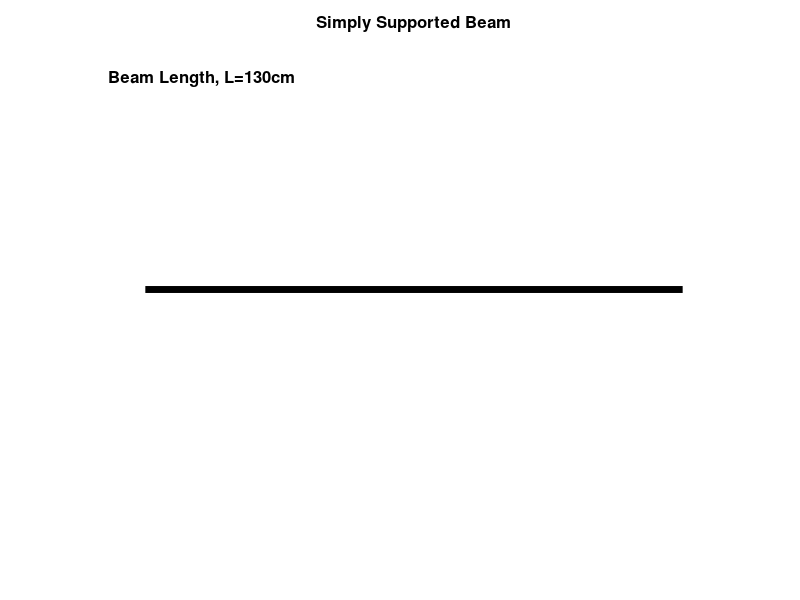

MATLAB code for this plot: (Note: this script raises an error after producing the figure.)
l=randi([10,20]);
L=l*10;

%Plotting the beam

y1=0;
y2=0;
x1=0;
x2=L;

a=plot([x1,x2],[y1,y2],'Color','black','linewidth',5);

hold on

axis([-10 L+10 -1.5 1.5]);

title('Simply Supported Beam','FontSize',12, 'FontWeight','bold');

axis off

%Indicating the beam length on the plot

L_unit=strcat('Beam Length, L= ',num2str(L),'cm');

text(-9,1.3, L_unit,'FontSize',12,'FontWeight','bold');

%Reaction Forces

arrow([0,-0.75],[0,0],'LineWidth',3)

text(-2,-0.85,'R1','Fontsize',12,'FontWeight','bold')

arrow([L,-0.75],[L,0],'LineWidth',3)

text(L-2,-0.85,'R2','Fontsize',12,'Fontweight','bold');

%Plotting point load

p=randi([3,l-3]);
P=p*10;
arrow([P,0.75],[P,0],'LineWidth',3)

%Labelling point load

w=randi([5,15]);
W=w*10;
W_label=strcat(num2str(W),'N');

text(P-5,0.85,W_label,'fontsize',12,'fontweight','bold')

%Labelling distances

d_label=strcat(num2str(P),'cm');

if P>=L/2
     
arrow([P/2,-0.1],[0,-0.1],'LineWidth',3);
arrow([P/2,-0.1],[P,-0.1],'LineWidth',3);

text(P/3,-0.2,d_label,'fontsize',12,'fontweight','bold');

else
    
    arrow([P+L/2,-0.1],[L,-0.1],'LineWidth',3);
    arrow([P+L/2,-0.1],[P,-0.1],'LineWidth',3);
    
  LP=L-P;
    
    text(P+(LP/3),-0.2,strcat(num2str(L-P),'cm'),'fontsize',12,'fontweight','bold');
    
end 

%Indicating level

rectangle('Position',[L-5*L/20+5,1.3,L/20,0.1],'Curvature',[1,1],'LineWidth',1.5,'FaceColor','y');
rectangle('Position',[L-4*L/20+5,1.3,L/20,0.1],'Curvature',[1,1],'LineWidth',1.5);
rectangle('Position',[L-3*L/20+5,1.3,L/20,0.1],'Curvature',[1,1],'LineWidth',1.5);
rectangle('Position',[L-2*L/20+5,1.3,L/20,0.1],'Curvature',[1,1],'LineWidth',1.5);
rectangle('Position',[L-L/20+5,1.3,L/20,0.1],'Curvature',[1,1],'LineWidth',1.5);

%Showing x direction

arrow([0,-1.2],[L/4,-1.2],'linewidth',2);

text(L/4+L/40,-1.2,'x','Fontsize',12,'fontweight','bold');

hold off